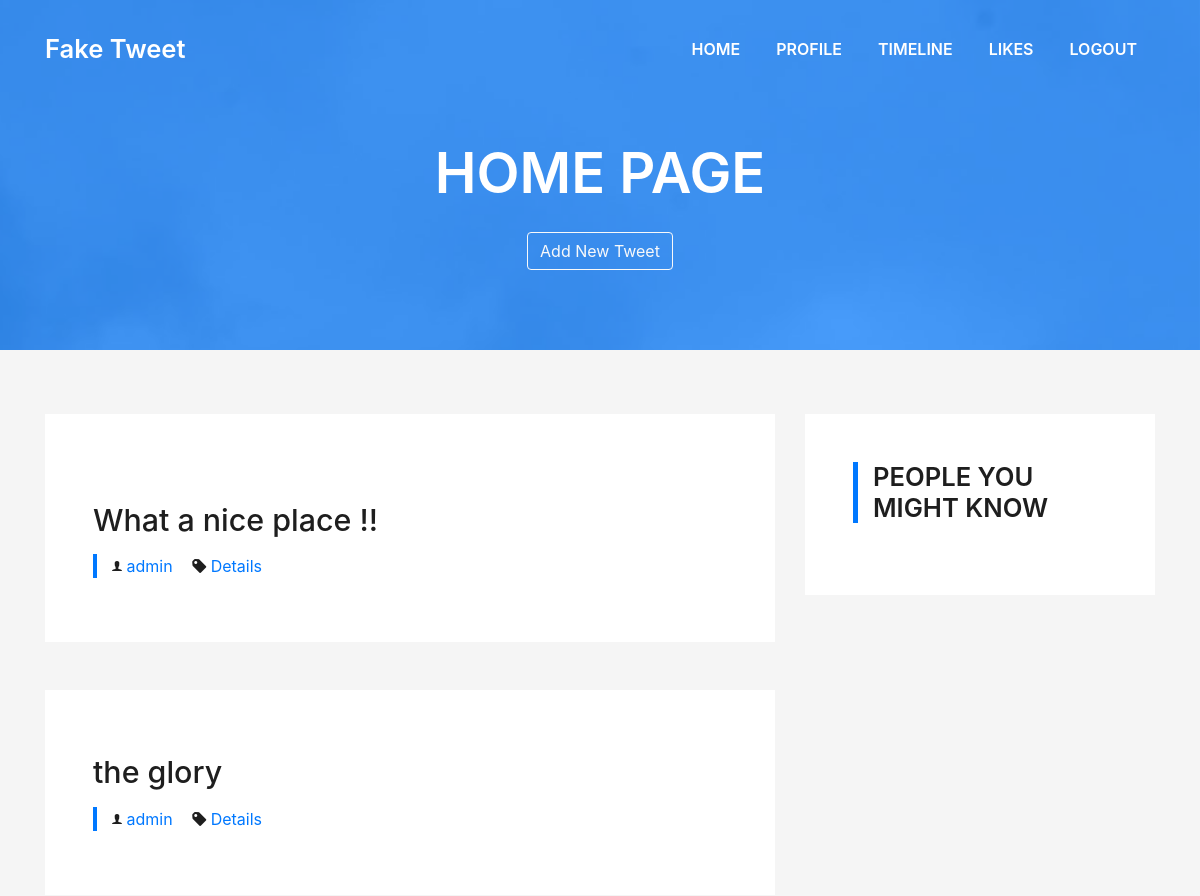
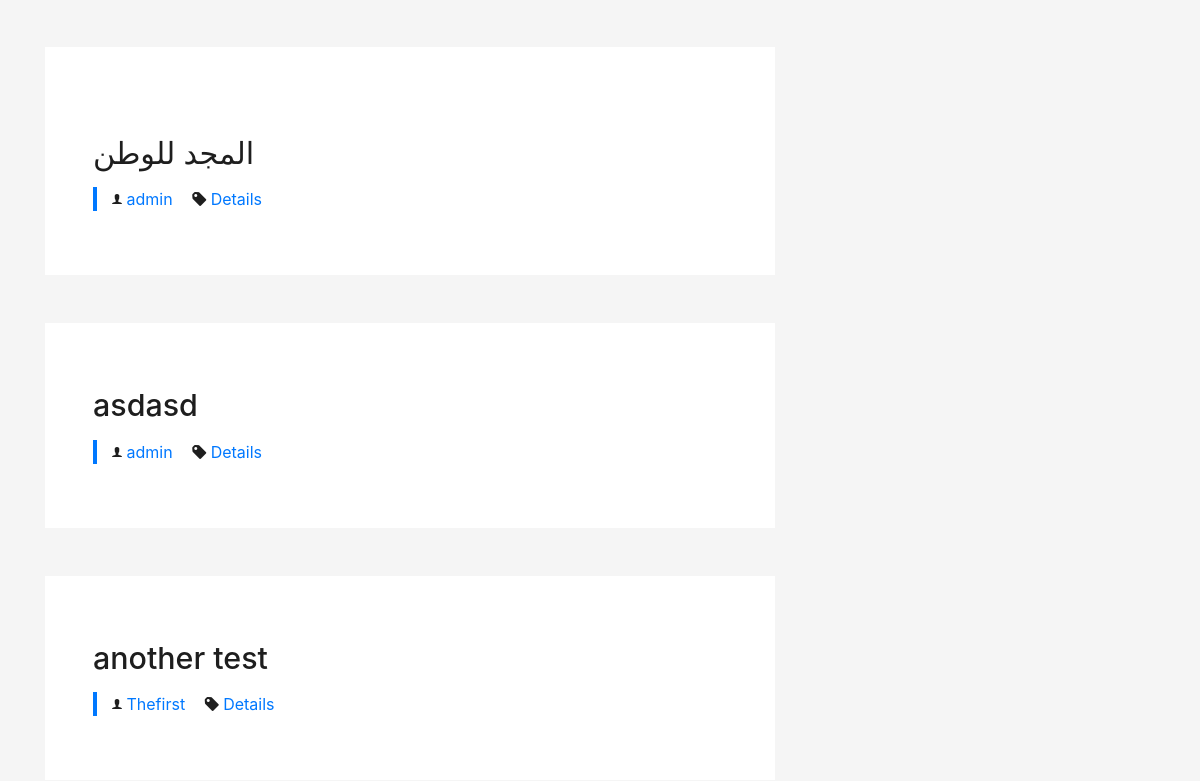
Before: / (signed in, upper part) with the older database file (2 pictures, top to bottom).
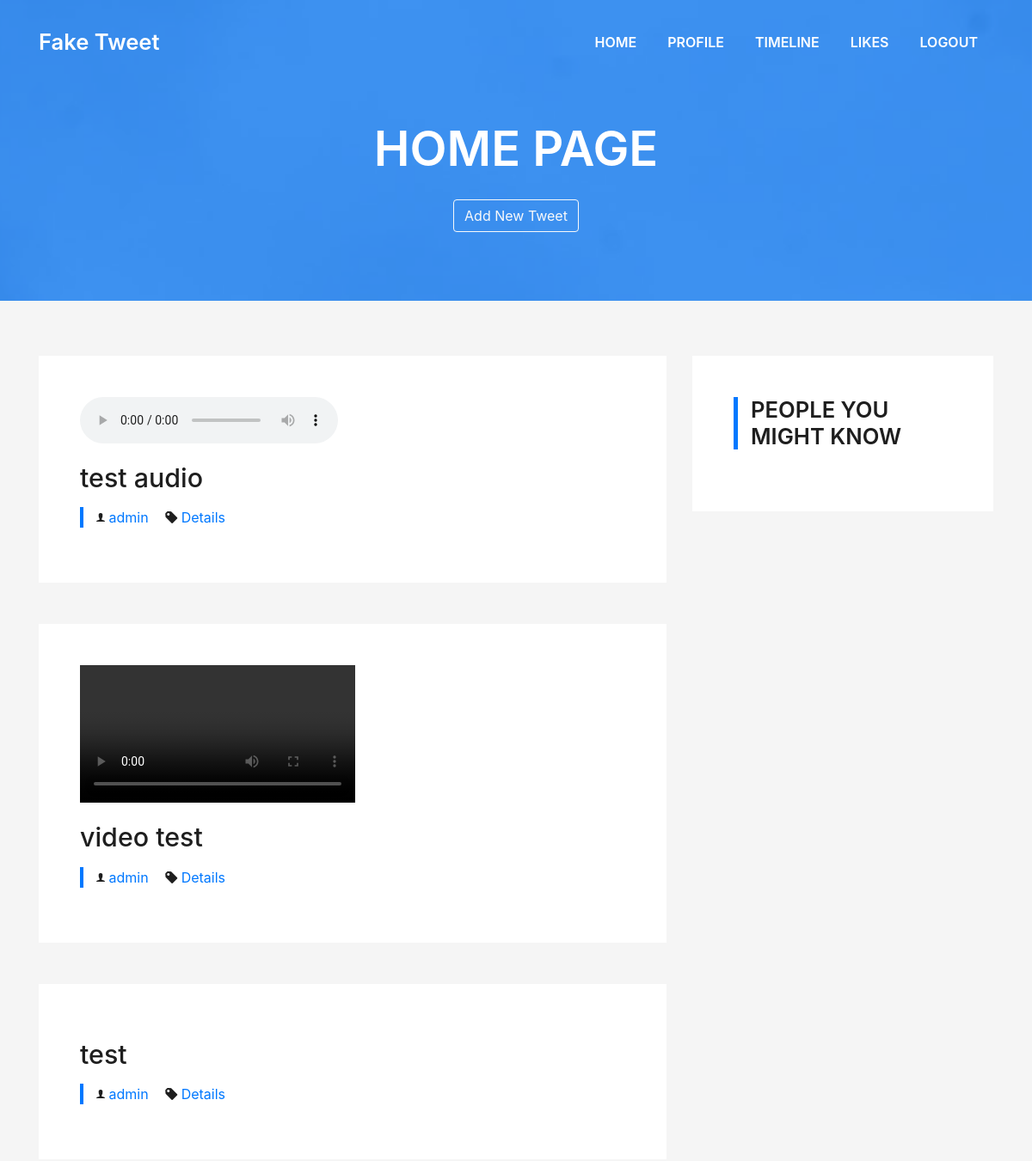
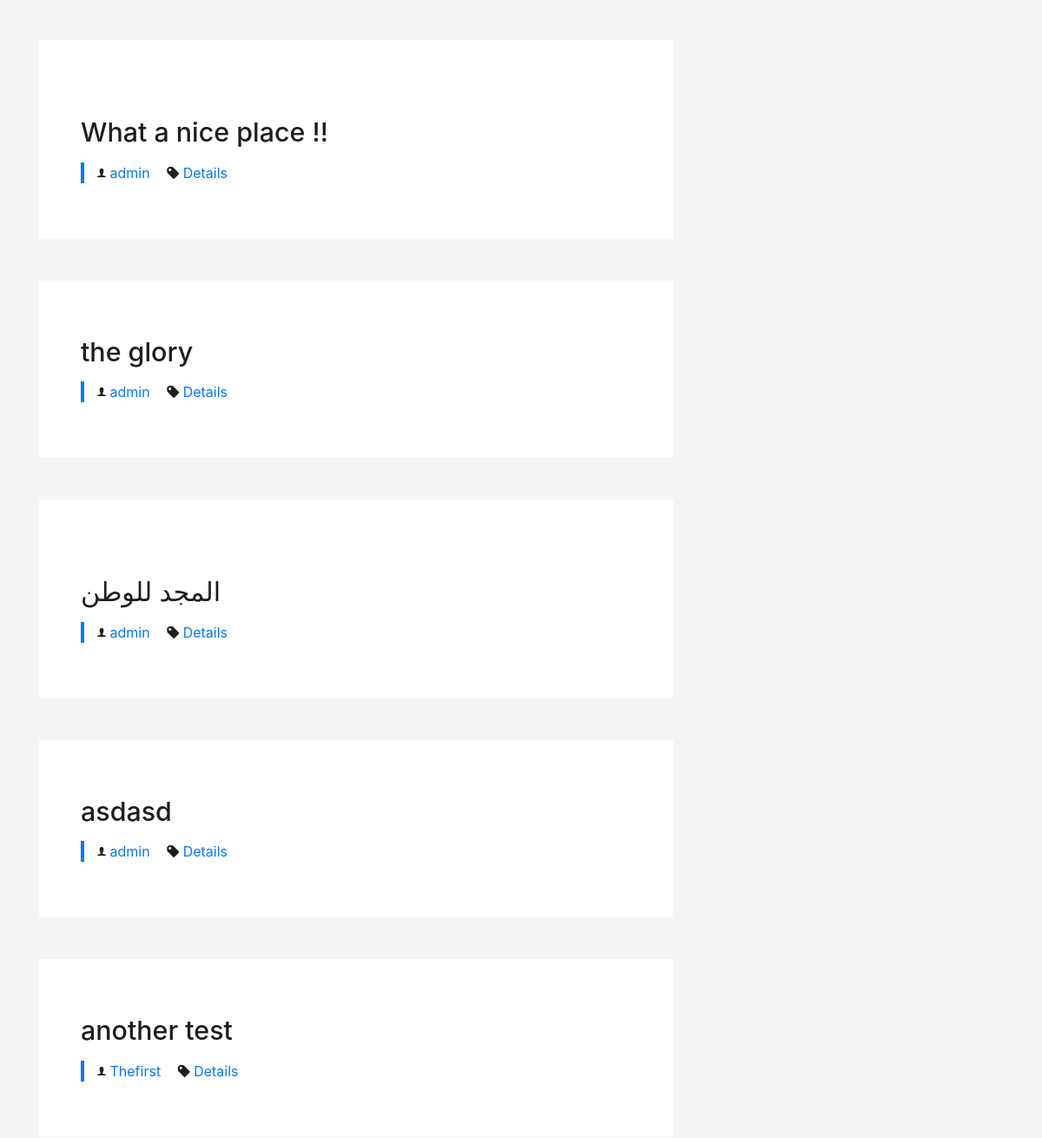
After: the same page with the newer database file (2 pictures, top to bottom).
### twit/models.py (models this page shows, shortened)
class Tweet(models.Model):
    author = models.ForeignKey(User, on_delete=models.CASCADE)
    tweet = models.CharField(max_length=280)
    created = models.DateTimeField(auto_now_add=True)
    like = models.ManyToManyField(User, related_name= 'likes', blank=True)
    image = models.FileField(null=True, blank=True)

### twit/views.py (the view, shortened to what this page needs)
# urls.py: 2. Add a URL to urlpatterns:  path('', views.home, name='home')
@login_required
def home(request):
    if request.method == "GET":
        form = AddTweetForm()
        tweets = Tweet.objects.all().order_by('-created')
        users = User.objects.exclude(username = request.user)
        follos = Followings.objects.get(userid=request.user)
        followings = follos.following.all()
        context = {'form': form,
                   'tweet': tweets,
                   'user': users,
                   'following': followings}
        return render(request, "home.html", context)

### twit/templates/home.html (shortened to what this page needs)
{% extends "base.html" %}
{% block pagename %}
    Home Page
{% endblock %}
{% block profile %}
<button type="button" class="btn btn-outline-light" data-toggle="modal" data-target="#myModal">
								Add New Tweet
        </button>
{% endblock %}
{% block content %}
    <section class="blog-wrapper sect-pt4" id="blog">
    <div class="container">
      <div class="row">
        <div class="col-md-8">
          {% for t in tweet %}
          <div class="post-box">
            <div class="post-thumb">
              {% if t.image %}
                  {% if '.mp4' in t.image.name %}
                     <video width="320" height="240" controls class="img-fluid">
                       <source src="{{ t.image.url }}" type="video/mp4">
                      </video>
                  {% elif '.mp3' in t.image.name %}
                    <audio controls>
                      <source src="{{ t.image.url }}" type="audio/mpeg">
                    </audio>
                  {% else %}
                    <img src="{{ t.image.url }}" class="img-fluid" alt="">
                  {% endif %}
              {% endif %}
            </div>
            <div class="post-meta">
              <h1 class="article-title">{{ t.tweet }}</h1>
              <ul>
                <li>
                  <span class="ion-ios-person"></span>
                  <a>{{ t.author.username }}</a>
                </li>
                <li>
                  <span class="ion-pricetag"></span>
                  <a href="{% url 'details' id=t.id %}">Details</a>
                </li>
              </ul>
            </div>
          </div>
        {% endfor %}
          </div>
        <div class="col-md-4">
          <div class="widget-sidebar">
            <h4 class="sidebar-title">People You might know</h4>
          </div>
        </div>
      </div>
    </div>
  </section>
{% endblock %}

### twit/templates/base.html (shortened to what this page needs)
<!DOCTYPE html>
<html lang="en">
<head>
    {% load static %}
  <link href="{% static 'style/lib/bootstrap/css/bootstrap.min.css' %}" rel="stylesheet">
  <link href="{% static 'style/lib/font-awesome/css/font-awesome.min.css' %}" rel="stylesheet">
  <link href="{% static 'style/lib/animate/animate.min.css' %}" rel="stylesheet">
  <link href="{% static 'style/lib/ionicons/css/ionicons.min.css' %}" rel="stylesheet">
  <link href="{% static 'style/lib/owlcarousel/assets/owl.carousel.min.css' %}" rel="stylesheet">
  <link href="{% static 'style/lib/lightbox/css/lightbox.min.css' %}" rel="stylesheet">
  <link href="{% static 'style/css/style.css' %}" rel="stylesheet">
</head>
<body>
  <nav class="navbar navbar-b navbar-trans navbar-expand-md fixed-top" id="mainNav">
    <div class="container">
      <a class="navbar-brand js-scroll" href="#page-top">Fake Tweet</a>
      <div class="navbar-collapse collapse justify-content-end" id="navbarDefault">
        <ul class="navbar-nav">
          <li class="nav-item">
            <a class="nav-link js-scroll" href="{% url 'home' %}">Home</a>
          </li>
          <li class="nav-item">
            <a class="nav-link js-scroll" href="{% url 'profile' %}">Profile</a>
          </li>
          <li class="nav-item">
            <a class="nav-link js-scroll" href="{% url 'timeline' %}">TimeLine</a>
          </li>
          <li class="nav-item">
            <a class="nav-link js-scroll" href="{% url 'likepage' %}">Likes</a>
          </li>
          <li class="nav-item">
            <a class="nav-link js-scroll" href="{% url 'logout' %}">Logout</a>
          </li>
        </ul>
      </div>
    </div>
  </nav>
  <div class="intro intro-single route bg-image" style="background-image: url({% static 'style/img/welcomecenterpic.jpg' %})">
    <div class="overlay-mf"></div>
    <div class="intro-content display-table">
      <div class="table-cell">
        <div class="container">
          <h2 class="intro-title mb-4">{% block pagename %}{% endblock %}</h2>
            {% block profile %}{% endblock %}
        </div>
      </div>
    </div>
  </div>
{% block content %}{% endblock content %}
</body>
</html>

### static/style/css/style.css (style rules this page uses)
body { background-color: #f5f5f5; color: #4e4e4e; }
h1, h2, h3, h4, h5, h6 { color: #1e1e1e; }
a { color: #1e1e1e; transition: all 0.5s ease-in-out; }
.bg-image { background-repeat: no-repeat; background-attachment: fixed; background-size: cover; background-position: center center; }
.overlay-mf { background-color: #0078ff; }
.overlay-mf { position: absolute; top: 0; left: 0px; padding: 0; height: 100%; width: 100%; opacity: .7; }
.display-table { width: 100%; height: 100%; display: table; }
.table-cell { display: table-cell; vertical-align: middle; }
.sect-pt4 { padding-top: 4rem; }
.ul-resect, .socials ul, .list-ico, .blog-wrapper .post-meta ul, .box-comments .list-comments, .widget-sidebar .list-sidebar, .widget-tags ul { list-style: none; padding-left: 0; margin-bottom: 0; }
.navbar-b { transition: all .5s ease-in-out; background-color: transparent; padding-top: 1.563rem; padding-bottom: 1.563rem; }
.navbar-b.navbar-trans .nav-item, .navbar-b.navbar-reduce .nav-item { position: relative; padding-right: 10px; padding-left: 0; }
.navbar-b.navbar-trans .nav-link, .navbar-b.navbar-reduce .nav-link { color: #fff; text-transform: uppercase; font-weight: 600; }
.navbar-b.navbar-trans .nav-link:before, .navbar-b.navbar-reduce .nav-link:before { content: ''; position: absolute; margin-left: 0px; width: 0%; bottom: 0; left: 0; height: 2px; transition: all 500ms ease; }
.navbar-b.navbar-trans .nav-link:before { background-color: #fff; }
.navbar-b .navbar-brand { color: #fff; font-size: 1.6rem; font-weight: 600; }
.intro { height: 100vh; position: relative; color: #fff; }
.intro .intro-content { text-align: center; position: absolute; }
.intro .intro-title { color: #fff; font-weight: 600; font-size: 3rem; }
.intro-single { height: 350px; }
.intro-single .intro-content { margin-top: 30px; }
.intro-single .intro-title { text-transform: uppercase; font-size: 3rem; }
.post-box, .form-comments, .box-comments, .widget-sidebar { padding: 2rem; background-color: #fff; margin-bottom: 3rem; }
.blog-wrapper .article-title { font-size: 1.5rem; }
.blog-wrapper .post-meta { margin: 1rem 0; }
.blog-wrapper .post-meta ul { border-left: 4px solid #0078ff; margin-top: 1rem; }
.blog-wrapper .post-meta ul li { display: inline-block; margin-left: 15px; }
.blog-wrapper .post-meta ul a { color: #0078ff; }
.blog-wrapper .post-meta ul span { color: #1e1e1e; }
.widget-sidebar .sidebar-title { font-size: 1.6rem; font-weight: 600; border-left: 5px solid #0078ff; padding-left: 15px; text-transform: uppercase; margin-bottom: 1.5rem; }
@media (min-width: 768px) { .navbar-b.navbar-trans .nav-item, .navbar-b.navbar-reduce .nav-item { padding-left: 10px; } }
@media (min-width: 768px) { .navbar-b.navbar-trans .nav-link:before, .navbar-b.navbar-reduce .nav-link:before { margin-left: 18px; } }
@media (min-width: 768px) { .intro .intro-title { font-size: 4.5rem; } }
@media (min-width: 768px) { .intro-single .intro-title { font-size: 3.5rem; } }
@media (min-width: 768px) { .post-box, .form-comments, .box-comments, .widget-sidebar { padding: 3rem; } }
@media (min-width: 768px) { .blog-wrapper .article-title { font-size: 1.9rem; } }

Changed rows visible on the page:
added Tweet: tweet "test audio", author.username "admin"
added Tweet: tweet "video test", author.username "admin"
added Tweet: tweet "test", author.username "admin"
